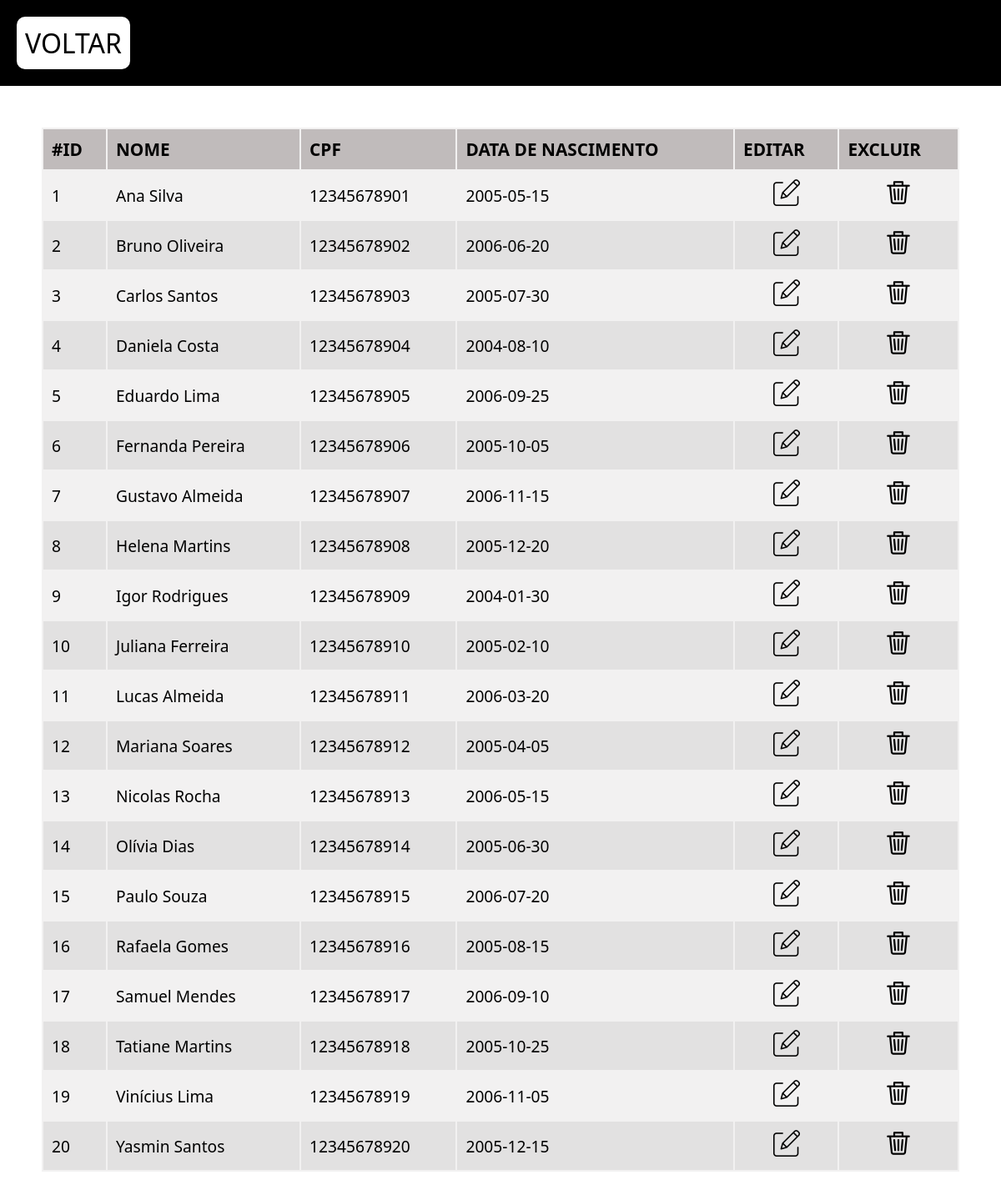
The app's page /pages/consultarAlunos.php with its own data.
### tables this page shows
CREATE TABLE alunos (
    id_aluno INT AUTO_INCREMENT PRIMARY KEY,
    nome_aluno VARCHAR(100) NOT NULL,
    cpf_aluno CHAR(11) NOT NULL,
    data_nasc DATE
);

### Controllers/AlunoTabela.php (called while the page is built, shortened)
<?php
include '../lib/conn.php';
class Aluno{
    public function listarAlunos(){
        global $conn;
        $sqlSelectAlunos = 'SELECT * FROM alunos';
        $sqlSelectAlunos = $conn->prepare($sqlSelectAlunos);
        $sqlSelectAlunos->execute();
        $resultado = $sqlSelectAlunos->fetchAll(PDO::FETCH_OBJ);
        return $resultado;
    }
}

### pages/consultarAlunos.php (the view, shortened to what this page needs)
<?php
include '../Controllers/AlunoTabela.php';
$alunos = new Aluno();
$resultado = $alunos->listarAlunos();
?>
<!DOCTYPE html>
<html lang="pt-br">
<head>
  <link rel="stylesheet" href="../assets/style/default.css">
  <link rel="stylesheet" href="../assets/style/consultas.css">
  <link rel="stylesheet" href="../assets/style/header.css">
</head>
<body>
  <header>
    <div class="voltar">
      <a href="../index.php">
        <label>VOLTAR</label>
      </a>
    </div>
  </header>
  <main>
    <table id="tabelas_consultas">
      <thead>
        <tr>
          <td scope="col">#id</td>
          <td scope="col">Nome</td>
          <td scope="col">CPF</td>
          <td scope="col">Data de Nascimento</td>
          <td scope="col">Editar</td>
          <td scope="col">Excluir</td>
        </tr>
      </thead>
      <tbody>
        <?php
        foreach ($resultado as $aluno) {
        ?>
          <tr>
            <td><?= $aluno->id_aluno ?></td>
            <td><?= $aluno->nome_aluno ?></td>
            <td><?= $aluno->cpf_aluno ?></td>
            <td><?= $aluno->data_nasc ?></td>
            <td>
              <div class="icones">
                <a href="../pages/editarAluno.php?id=<?= $aluno->id_aluno ?>">
                  <img src="../assets/imgs/editar.png" alt="">
                </a>
              </div>
            </td>
            <td>
              <div class="icones">
                <a href="../functions/realizarExclusaoAluno.php?id=<?= $aluno->id_aluno ?>">
                  <img src="../assets/imgs/excluir.png" alt="">
                </a>
              </div>
            </td>
          </tr>
        <?php
        }
        ?>
      </tbody>
    </table>
  </main>
</body>
</html>

### assets/style/default.css (style rules this page uses)
* { margin: 0; padding: 0; box-sizing: border-box; font-family: system-ui, sans-serif; }

### assets/style/consultas.css (style rules this page uses)
main { display: flex; justify-content: center; align-items: center; }
#tabelas_consultas { margin: 50px; }
table { width: 100%; background-color: rgba(223, 222, 222, 0.411); font-size: 1.2rem; }
thead td { background-color: rgb(192, 187, 187); font-weight: 600; font-size: 1.3rem; text-transform: uppercase; }
td { padding: 10px; }
.icones { display: flex; justify-content: center; }
img { margin: auto; height: 2rem; width: 2rem; }
td, th { text-align: left; }
tr:nth-child(even) { background-color: #e2e1e1; }

### assets/style/header.css (style rules this page uses)
header { background-color: black; display: flex; padding: 20px; }
.voltar { display: flex; align-items: center; justify-content: center; background-color: #fff; font-size: 2rem; border-radius: 10px; padding: 10px; }
a { color: #000000; text-decoration: none; }

### records on screen
alunos: id_aluno "1", nome_aluno "Ana Silva", cpf_aluno "12345678901", data_nasc "2005-05-15"
alunos: id_aluno "2", nome_aluno "Bruno Oliveira", cpf_aluno "12345678902", data_nasc "2006-06-20"
alunos: id_aluno "3", nome_aluno "Carlos Santos", cpf_aluno "12345678903", data_nasc "2005-07-30"
alunos: id_aluno "4", nome_aluno "Daniela Costa", cpf_aluno "12345678904", data_nasc "2004-08-10"
alunos: id_aluno "5", nome_aluno "Eduardo Lima", cpf_aluno "12345678905", data_nasc "2006-09-25"
alunos: id_aluno "6", nome_aluno "Fernanda Pereira", cpf_aluno "12345678906", data_nasc "2005-10-05"
alunos: id_aluno "7", nome_aluno "Gustavo Almeida", cpf_aluno "12345678907", data_nasc "2006-11-15"
alunos: id_aluno "8", nome_aluno "Helena Martins", cpf_aluno "12345678908", data_nasc "2005-12-20"
alunos: id_aluno "9", nome_aluno "Igor Rodrigues", cpf_aluno "12345678909", data_nasc "2004-01-30"
alunos: id_aluno "10", nome_aluno "Juliana Ferreira", cpf_aluno "12345678910", data_nasc "2005-02-10"
alunos: id_aluno "11", nome_aluno "Lucas Almeida", cpf_aluno "12345678911", data_nasc "2006-03-20"
alunos: id_aluno "12", nome_aluno "Mariana Soares", cpf_aluno "12345678912", data_nasc "2005-04-05"
alunos: id_aluno "13", nome_aluno "Nicolas Rocha", cpf_aluno "12345678913", data_nasc "2006-05-15"
alunos: id_aluno "14", nome_aluno "Olívia Dias", cpf_aluno "12345678914", data_nasc "2005-06-30"
alunos: id_aluno "15", nome_aluno "Paulo Souza", cpf_aluno "12345678915", data_nasc "2006-07-20"
alunos: id_aluno "16", nome_aluno "Rafaela Gomes", cpf_aluno "12345678916", data_nasc "2005-08-15"
alunos: id_aluno "17", nome_aluno "Samuel Mendes", cpf_aluno "12345678917", data_nasc "2006-09-10"
alunos: id_aluno "18", nome_aluno "Tatiane Martins", cpf_aluno "12345678918", data_nasc "2005-10-25"
alunos: id_aluno "19", nome_aluno "Vinícius Lima", cpf_aluno "12345678919", data_nasc "2006-11-05"
alunos: id_aluno "20", nome_aluno "Yasmin Santos", cpf_aluno "12345678920", data_nasc "2005-12-15"
